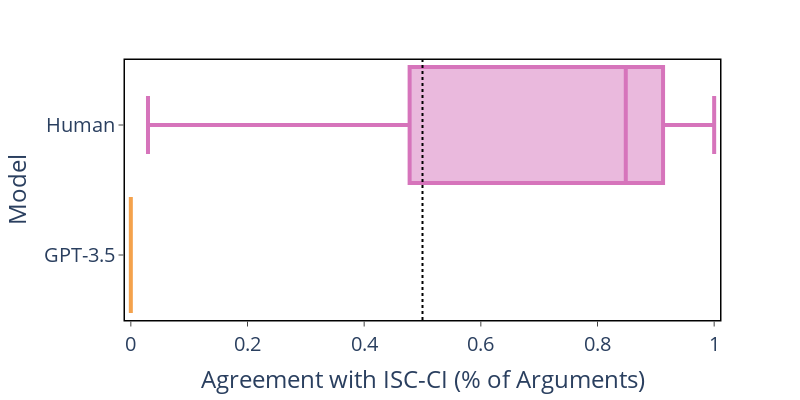

The notebook cell this image was saved under:
### Markdown cell above
### Unpaired version

### Code cell
# Load human data
human_data = pd.read_csv('data/generalization_experiments/context_dependent_nonmonotonicity.csv', index_col=0)

# Split into two arguments to calculate model scores
model_data = human_data.groupby(['Argument 1-Premise 1','Argument 1-Premise 2','Argument 1-Conclusion',
                                    'Argument 2-Premise 1','Argument 2-Conclusion']).mean().reset_index()
model_argument1 = model_data[['Argument 1-Premise 1','Argument 1-Premise 2','Argument 1-Conclusion']]
model_argument2 = model_data[['Argument 2-Premise 1','Argument 2-Premise 2','Argument 2-Conclusion']]
model_argument1.columns = ['Premise 1','Premise 2','Conclusion']
model_argument2.columns = ['Premise 1','Premise 2','Conclusion']
model_argument1['Premise 3'] = np.nan
model_argument2['Premise 2'] = ''
model_argument2['Premise 3'] = np.nan

# Add LLM predictions
llm_data = pd.read_csv('data/generalization_experiments/context_dependent_nonmonotonicity_llm_unpaired.csv', index_col=0)
model_argument1 = model_argument1.merge(llm_data,left_on=['Premise 1','Premise 2','Conclusion'],right_on=['Premise 1','Premise 2','Conclusion'],how='left')
model_argument2 = model_argument2.merge(llm_data,on=['Premise 1','Premise 2','Conclusion'],how='left')

# Generate paired model predictions for which argument is stronger
model_argument1 = model_argument1.add_prefix('Argument 1-')
model_argument2 = model_argument2.add_prefix('Argument 2-')
model_data = pd.concat([model_argument1,model_argument2],axis=1)
for model in ['GPT-3.5']:#,'GPT-4']:
    model_data[model] = model_data[f'Argument 2-{model}']>model_data[f'Argument 1-{model}']

# Merge human and model data
model_data['participant_id'] = 0
model_data = model_data.melt(id_vars=['Argument 1-Premise 1','Argument 1-Premise 2','Argument 1-Conclusion',
                                      'Argument 2-Premise 1','Argument 2-Premise 2','Argument 2-Conclusion','participant_id'],
                             value_vars=['GPT-3.5'],var_name='Model',value_name='Argument 2 Chosen')
human_data['Model'] = 'Human'
argument_data = pd.concat([model_data,human_data],axis=0,ignore_index=True)

# Generate box plot
plot_data = argument_data.groupby(['Model','participant_id']).mean().reset_index()
plot_data = plot_data[plot_data.Model.isin(['Human','GPT-3.5','GPT-4'])]
plot_data = plot_data.rename(columns={'Argument 2 Chosen':'Agreement with ISC-CI (% of Arguments)'})
fig = px.box(plot_data,y='Model',color='Model',x='Agreement with ISC-CI (% of Arguments)',
                category_orders={'Model':['Human','GPT-3.5']},
                color_discrete_map=utils.model_colors,
                range_x=[-.01,1.01])
fig = utils.format_figure(fig,height=400,width=800)
fig.add_vline(x=0.5, line_dash='dot', line_color="black")
fig.update_traces(line=dict(width=4))
fig.update_layout(boxgap=0.1,boxgroupgap=0.01,showlegend=False)
fig.show()

### Figure 1 — Plotly figure (JSON) as saved in the notebook; plotly's stock layout.template omitted (floating-point values rounded to 4 significant figures)
{"data": [{"alignmentgroup": "True", "hovertemplate": "Model=%{y}<br>Agreement with ISC-CI (% of Arguments)=%{x}<extra></extra>", "legendgroup": "Human", "line": {"width": 4}, "marker": {"color": "#D674BB"}, "name": "Human", "notched": false, "offsetgroup": "Human", "orientation": "h", "showlegend": true, "type": "box", "x": [0.9062, 0.8235, 0.4545, 0.9706, 0.6, 0.8485, 0.9091, 0.4571, 0.0303, 0.7812, 1, 0.8529, 0.3529, 0.9714, 0.4848, 0.9394, 0.5455, 0.9143, 0.2059, 0.9118, 0.8824, 0.6765, 0.8857, 0.06061, 0.9706, 0.9706, 0.8485, 0.8529, 0.02941], "x0": " ", "xaxis": "x", "y": ["Human", "Human", "Human", "Human", "Human", "Human", "Human", "Human", "Human", "Human", "Human", "Human", "Human", "Human", "Human", "Human", "Human", "Human", "Human", "Human", "Human", "Human", "Human", "Human", "Human", "Human", "Human", "Human", "Human"], "y0": " ", "yaxis": "y"}, {"alignmentgroup": "True", "hovertemplate": "Model=%{y}<br>Agreement with ISC-CI (% of Arguments)=%{x}<extra></extra>", "legendgroup": "GPT-3.5", "line": {"width": 4}, "marker": {"color": "#F4A24C"}, "name": "GPT-3.5", "notched": false, "offsetgroup": "GPT-3.5", "orientation": "h", "showlegend": true, "type": "box", "x": [0], "x0": " ", "xaxis": "x", "y": ["GPT-3.5"], "y0": " ", "yaxis": "y"}], "layout": {"boxgap": 0.1, "boxgroupgap": 0.01, "boxmode": "overlay", "height": 400, "legend": {"title": {"text": "Model"}, "tracegroupgap": 0}, "margin": {"t": 60}, "plot_bgcolor": "white", "shapes": [{"line": {"color": "black", "dash": "dot"}, "type": "line", "x0": 0.5, "x1": 0.5, "xref": "x", "y0": 0, "y1": 1, "yref": "y domain"}], "showlegend": false, "width": 800, "xaxis": {"anchor": "y", "domain": [0, 1], "linecolor": "black", "linewidth": 1.5, "mirror": true, "range": [-0.01, 1.01], "showgrid": false, "showline": true, "tickfont": {"size": 20}, "ticks": "outside", "title": {"font": {"size": 24}, "text": "Agreement with ISC-CI (% of Arguments)"}}, "yaxis": {"anchor": "x", "categoryarray": ["GPT-3.5", "Human"], "categoryorder": "array", "domain": [0, 1], "linecolor": "black", "linewidth": 1.5, "mirror": true, "showgrid": false, "showline": true, "tickfont": {"size": 20}, "ticks": "outside", "title": {"font": {"size": 24}, "text": "Model"}}}}
